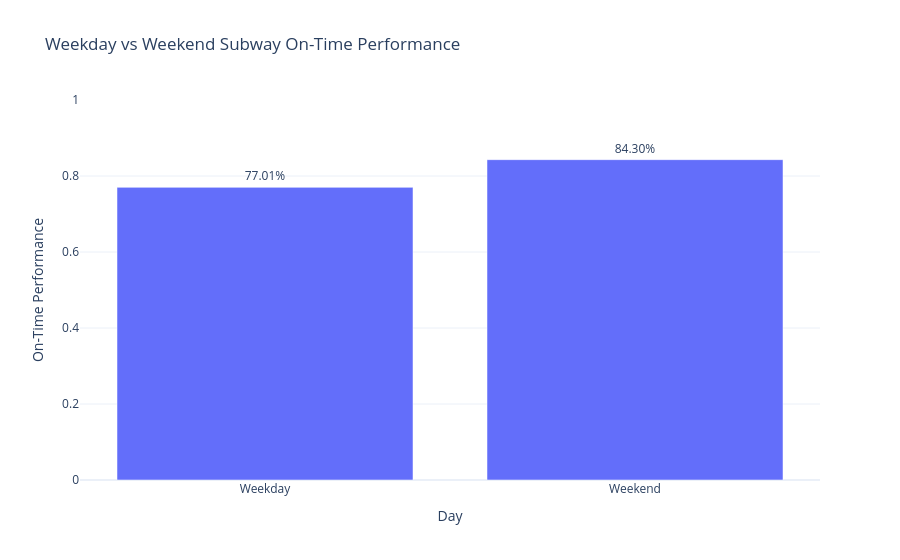

The code cell stored with this chart in its notebook:
### Code cell
fig = px.bar(
    daytype_df,
    x="Day",
    y="On-Time Performance",
    text="On-Time Performance", 
    title="Weekday vs Weekend Subway On-Time Performance"
)

fig.update_traces(texttemplate="%{text:.2%}", textposition="outside")
fig.update_layout(
    yaxis=dict(range=[0.55, 0.90]),
    template="plotly_white"
)

fig.update_yaxes(
    range=[0, 1]
)

fig.show()

### Figure 1 — Plotly figure (JSON) as saved in the notebook; plotly's stock layout.template omitted (floating-point values rounded to 4 significant figures)
{"data": [{"hovertemplate": "Day=%{x}<br>On-Time Performance=%{text}<extra></extra>", "legendgroup": "", "marker": {"color": "#636efa", "pattern": {"shape": ""}}, "name": "", "orientation": "v", "showlegend": false, "text": [0.7701, 0.843], "textposition": "outside", "texttemplate": "%{text:.2%}", "type": "bar", "x": ["Weekday", "Weekend"], "xaxis": "x", "y": [0.7701, 0.843], "yaxis": "y"}], "layout": {"barmode": "relative", "legend": {"tracegroupgap": 0}, "title": {"text": "Weekday vs Weekend Subway On-Time Performance"}, "xaxis": {"anchor": "y", "domain": [0, 1], "title": {"text": "Day"}}, "yaxis": {"anchor": "x", "domain": [0, 1], "range": [0, 1], "title": {"text": "On-Time Performance"}}}}
